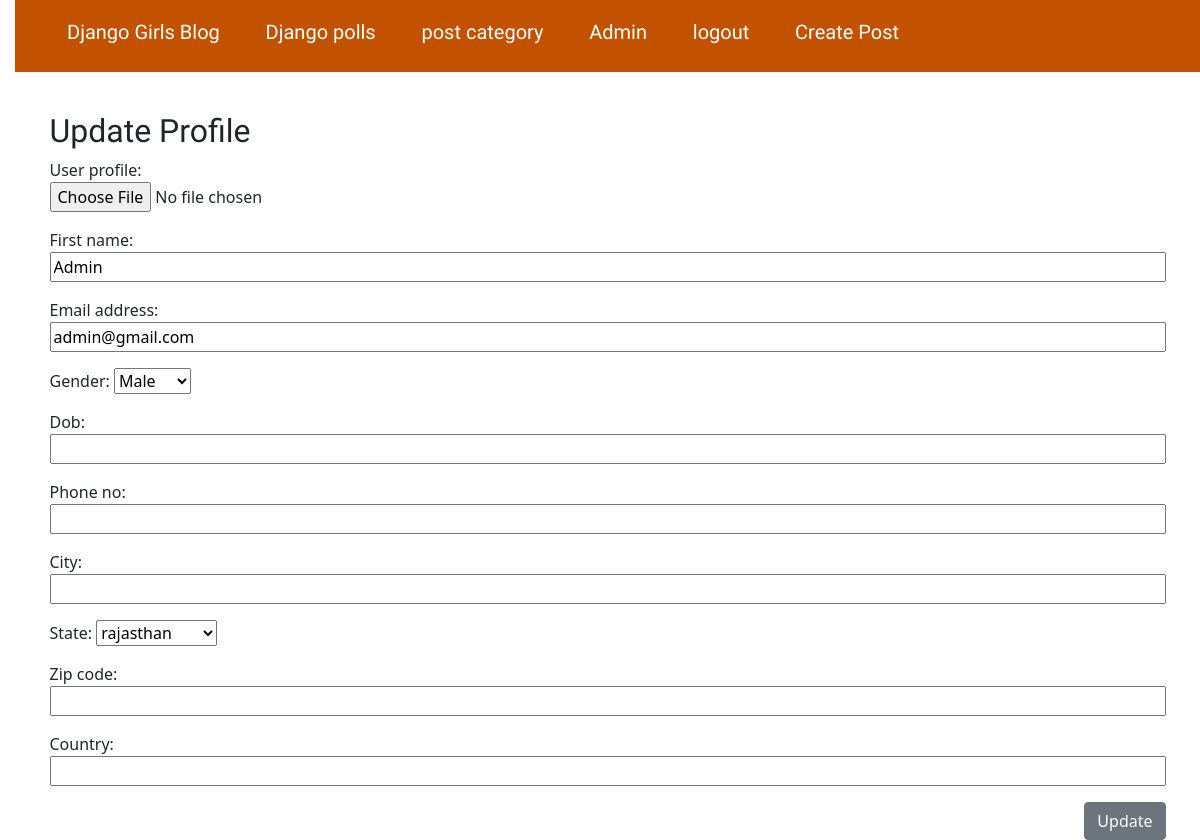
The page /updateprofile/22/edit (signed in) on the database as committed earlier.
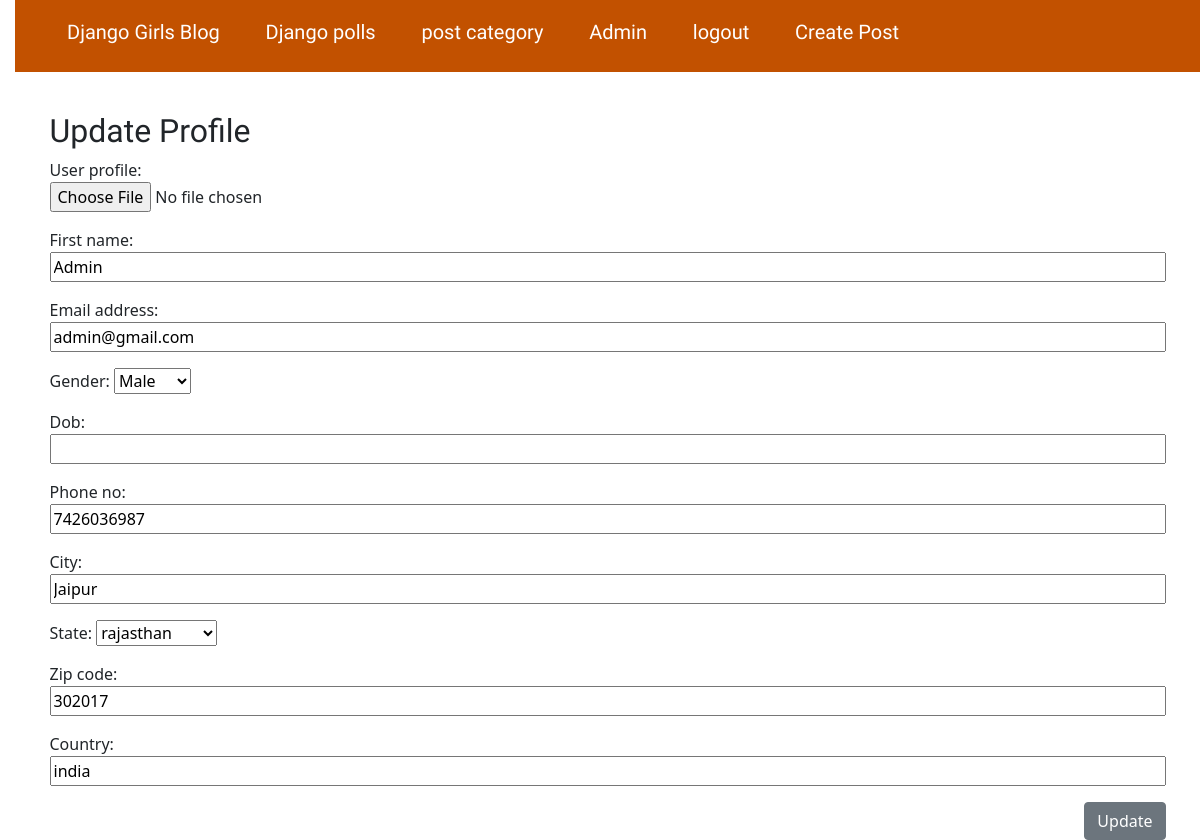
The same page on the database as committed later.
### djangogirls/models.py (models this page shows, shortened)
class User(AbstractUser):
    GENDER_CHOICES = (
        ('M', 'Male'),
        ('F', 'Female'),
    )
    STATE_CHOICES = (
        ("rajasthan", "rajasthan"),
        ("punjab", "punjab"),
        ("uttarpradesh", "uttarpradesh"),
    )
    username = models.CharField(
        max_length=50, blank=True, null=True, unique=True)
    email = models.EmailField(_('email address'), unique=True)
    user_profile = models.ImageField(upload_to='avatar', blank=True, null=True)
    city = models.CharField(max_length=200)
    gender = models.CharField(
        max_length=200, choices=GENDER_CHOICES, default='')
    state = models.CharField(max_length=200, choices=STATE_CHOICES, default='')
    dob = models.DateField(null=True, blank=True)
    country = models.CharField(max_length=200)
    zip_code = models.IntegerField(null=True)
    phone_no = models.PositiveIntegerField(validators=[MaxValueValidator(9999999999)])
    USERNAME_FIELD = 'email'
    REQUIRED_FIELDS = ['username', 'first_name']

### djangogirls/views.py (the view)
# urls.py: path('updateprofile/<int:pk>/edit', profile_update, name='updateprofile'),
def profile_update(request, pk):
    user = get_object_or_404(User, pk=pk)
    if request.method == "POST":
        form = UserForm(request.POST, request.FILES, instance=request.user)
        if form.is_valid():
            user = form.save(commit=False)
            user.author = request.user
            user.save()
            return redirect('userprofileview')
    else:
        form = UserForm(instance=request.user)
        return render(request, 'djangogirls/updateprofile.html', {'form': form})

### djangogirls/forms.py
class UserForm(forms.ModelForm):
    class Meta:
        model = User
        fields = ['user_profile', 'first_name', 'email', 'gender',
                  'dob', 'phone_no', 'city', 'state', 'zip_code', 'country']

### djangogirls/templates/djangogirls/updateprofile.html (shortened to what this page needs)
{% extends 'djangogirls/base.html' %}
{% block content %}
<h2>Update Profile</h2>
<form method="POST" class="post-form" enctype="multipart/form-data">
    {{ form.as_p }}
    <button type="submit" class="save btn btn-secondary">Update</button>
</form>
{% endblock %}

### djangogirls/templates/djangogirls/base.html (shortened to what this page needs)
{% load static %}
<!DOCTYPE html>
<html lang="en">
<head>
    <link rel="stylesheet" href="https://cdn.jsdelivr.net/npm/bootstrap-icons@1.10.5/font/bootstrap-icons.css">
    <link rel="stylesheet" href="https://cdn.jsdelivr.net/npm/bootstrap@5.1.3/dist/css/bootstrap.min.css"
>
    <link rel="stylesheet" href="{% static '/css/djangogirls.css' %}">
</head>
<body>
    <header class="page-header">
        <div class="container d-flex">
            <h1><a href="/">Django Girls Blog<a></h1> &nbsp; &nbsp; &nbsp; &nbsp; &nbsp; &nbsp;
            <h1><a href="{% url 'polls:homepage' %}">Django polls<a></h1> &nbsp; &nbsp; &nbsp; &nbsp; &nbsp; &nbsp;
            <h1><a href="{% url 'post_category' %}">post category<a></h1> &nbsp; &nbsp; &nbsp; &nbsp; &nbsp; &nbsp;
            {% if user.is_authenticated %}
            <h1><a href="{% url 'userprofileview' %}">{{user.first_name}}<a></h1> &nbsp; &nbsp; &nbsp; &nbsp; &nbsp;
            <h1><a href="{% url 'userlogout' %}">logout<a></h1> &nbsp; &nbsp; &nbsp; &nbsp; &nbsp; &nbsp;
            <h1><a href="{% url 'post_new' %}">Create Post<a></h1> &nbsp; &nbsp; &nbsp; &nbsp; &nbsp; &nbsp;
            {% else %}
            <h1><a href="/register/">register<a></h1> &nbsp; &nbsp; &nbsp; &nbsp; &nbsp; &nbsp;
            <h1><a href="/login/">login<a></h1> &nbsp; &nbsp; &nbsp; &nbsp; &nbsp; &nbsp;
            {% endif %}
        </div>
    </header>
    <main class="container">
        <div class="row">
            <div class="col">
                {% block content %}
                {% endblock %}
            </div>
        </div>
    </main>
</body>
</html>

Rows that differ between the two databases and show on the page:
changed User "Admin": phone_no (not shown) → "7426036987"; city (not shown) → "Jaipur"; zip_code (not shown) → "302017"; country (not shown) → "india"
